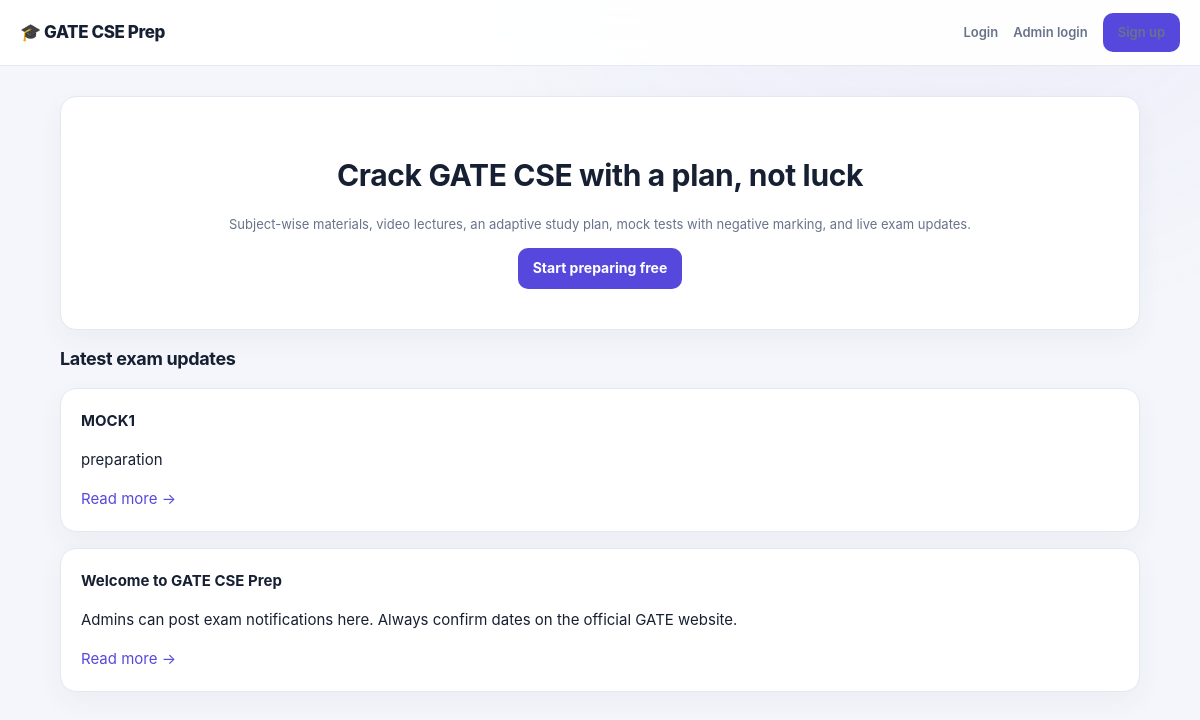
The page / on the database its author committed.
### tables this page shows
CREATE TABLE updates(id INTEGER PRIMARY KEY, title TEXT, body TEXT, link TEXT, created TEXT);

### app.py (the view)
@app.route("/")
def index():
    if g.user: return redirect(url_for("dashboard"))
    return render_template("index.html", updates=q("SELECT * FROM updates ORDER BY id DESC LIMIT 3"))

### app.py (called while the page is built)
def db():
    if "db" not in g:
        g.db = sqlite3.connect(app.config["DATABASE"])
        g.db.row_factory = sqlite3.Row
        g.db.execute("PRAGMA foreign_keys=ON")
    return g.db

def q(sql, args=(), one=False):
    cur = db().execute(sql, args); rows = cur.fetchall()
    return (rows[0] if rows else None) if one else rows

@app.before_request
def load_user():
    g.user = q("SELECT * FROM users WHERE id=?", (session["uid"],), one=True) if "uid" in session else None

@app.context_processor
def inject():
    d = (datetime.strptime(g.user["exam_date"] or app.config["GATE_EXAM_DATE"], "%Y-%m-%d").date() - date.today()).days if g.user else None
    return dict(days_left=d)

### templates/index.html
{% extends "base.html" %}{% block body %}
<div class="card" style="text-align:center;padding:40px"><h1>Crack GATE CSE with a plan, not luck</h1>
<p class="mut">Subject-wise materials, video lectures, an adaptive study plan, mock tests with negative marking, and live exam updates.</p>
<a class="btn" href="{{url_for('register')}}">Start preparing free</a></div>
<h3>Latest exam updates</h3>{% for u in updates %}<div class="card"><b>{{u.title}}</b><p>{{u.body}}</p>{% if u.link %}<a href="{{u.link}}" target="_blank" rel="noopener">Read more →</a>{% endif %}</div>{% endfor %}
{% endblock %}

### templates/base.html (style rules this page uses)
:root { color-scheme:light;--bg:#f4f6fb;--card:#fff;--tx:#172033;--mut:#68738a;--pri:#5648dc;--ok:#14855b;--err:#c53c51;--bd:#e3e8f1;--shadow:0 10px 28px #26375b0c }
* { box-sizing:border-box }
body { margin:0;font:15px/1.6 Inter,ui-sans-serif,system-ui,-apple-system,"Segoe UI",sans-serif;background:radial-gradient(ellipse at 80% -15%,#7664df12,transparent 38%),var(--bg);color:var(--tx) }
a { color:var(--pri);text-decoration:none }
h1,h2,h3 { line-height:1.25;letter-spacing:-.35px }
h3 { font-size:18px }
.card { background:var(--card);border:1px solid var(--bd);border-radius:16px;padding:20px;margin-bottom:16px;box-shadow:var(--shadow) }
.btn { display:inline-block;background:var(--pri);color:#fff;border:0;border-radius:10px;padding:9px 15px;cursor:pointer;font:inherit;font-size:14px;font-weight:650;transition:transform .15s,filter .15s }
.mut { color:var(--mut);font-size:13px }

### rows shown on the page
updates: title "MOCK1", body "preparation"
updates: title "Welcome to GATE CSE Prep", body "Admins can post exam notifications here. Always confirm dates on the official GATE website."
